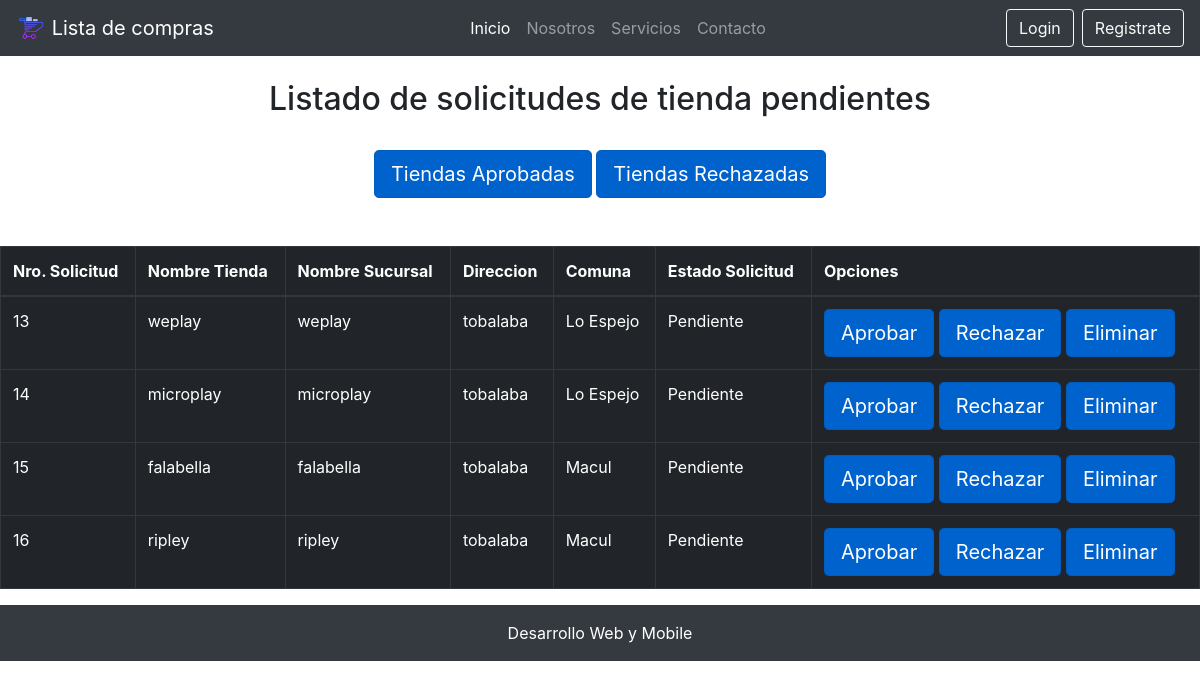
Before: /listar_solicitud/ with the older database file.
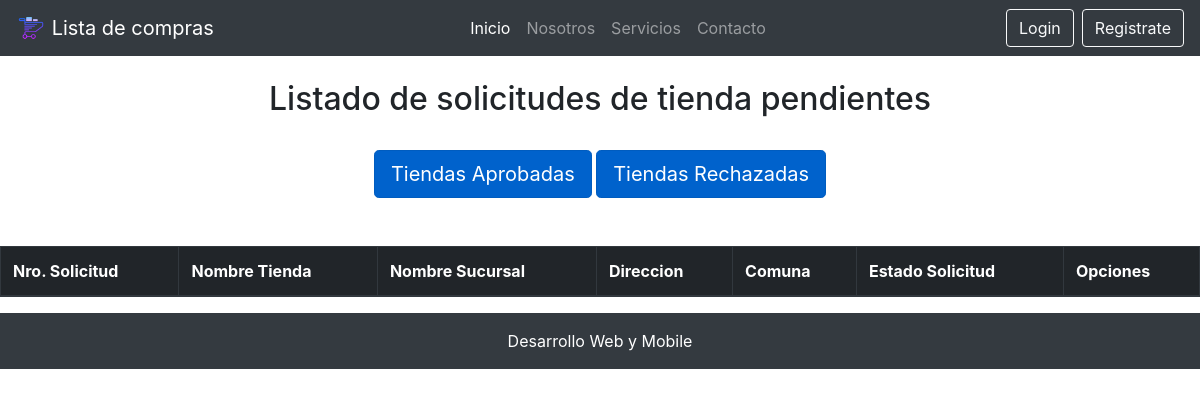
After: the same page with the newer database file.
### core/models.py (models this page shows, shortened)
class Tienda(models.Model):
    nombre = models.CharField(max_length=50)
    nombre_sucursal = models.CharField(max_length=50, verbose_name="Nombre Sucursal")
    direccion = models.CharField(max_length=50)
    comuna = models.ForeignKey(Comuna, on_delete=models.CASCADE)
    estado_tienda = models.ForeignKey(EstadoTienda, on_delete=models.CASCADE, verbose_name="Estado Tienda")

class Comuna(models.Model):
    nombre = models.CharField(max_length=60)
    region = models.ForeignKey(Region, on_delete=models.CASCADE)

class EstadoTienda(models.Model):
    nombre = models.CharField(max_length=30, verbose_name="Estado Tienda")

### core/views.py (the view)
# urls.py: path('listar_solicitud/', listar_solicitud, name="listar_solicitud"),
def listar_solicitud(request):
    pendientes = Tienda.objects.filter(estado_tienda=1)
    return render(request, 'core/listar_solicitud.html', {
        'pendientes': pendientes
    })

### core/templates/core/listar_solicitud.html (shortened to what this page needs)
{% extends "core/base.html" %}
{% block contenido %}
<br>
<h2 class="text-center">Listado de solicitudes de tienda pendientes</h2>
<br>
<div class="row">
    <div class="col-12 text-center">
        <a href="{% url 'tiendas_aprobadas' %}" class="btn btn-primary btn-lg active" role="button" aria-pressed="true">Tiendas Aprobadas</a>
        <a href="{% url 'tiendas_rechazadas' %}" class="btn btn-primary btn-lg active" role="button" aria-pressed="true">Tiendas Rechazadas</a>
    </div>
</div>
<br>
<br>
<div class="table-responsive">
    <table class="table table-dark table-bordered table-hover table-condensed">
        <thead>
            <tr>
                <th>Nro. Solicitud</th>
                <th>Nombre Tienda</th>
                <th>Nombre Sucursal</th>
                <th>Direccion</th>
                <th>Comuna</th>
                <th>Estado Solicitud</th>
                <th>Opciones</th>
            </tr>
        </thead>
        <tbody>
            {% for p in pendientes %}
            <tr>
                <td>{{ p.id }}</td>
                <td>{{ p.nombre }}</td>
                <td>{{ p.nombre_sucursal }}</td>
                <td>{{ p.direccion }}</td>
                <td>{{ p.comuna.nombre }}</td>
                <td>{{ p.estado_tienda.nombre }}</td>
                <td>
                    <a class="btn btn-primary btn-lg active" href="{% url 'aprobar_solicitud' p.id %}">Aprobar</a>
                    <a class="btn btn-primary btn-lg active" href="{% url 'rechazar_solicitud' p.id %}">Rechazar</a>
                    <a class="btn btn-primary btn-lg active" href="{% url 'eliminar_solicitud' p.id %}">Eliminar</a>
                </td>
            </tr>
            {% endfor %}
        </tbody>
    </table>
</div>
{% endblock contenido %}

### core/templates/core/base.html (shortened to what this page needs)
<!DOCTYPE html>
<html lang="en">
{% load pwa %}
<head>
    {% load static %}
    <link rel="stylesheet" href="{% static 'core/css/estilos.css' %}">
    <link rel="stylesheet" href="https://stackpath.bootstrapcdn.com/bootstrap/4.1.3/css/bootstrap.min.css"
>
</head>
<body>
    <header>
        <nav class="navbar navbar-expand-lg navbar-dark bg-dark sticky-top">
            <a class="navbar-brand" href="{% url 'home' %}">
                <img src="{% static 'core/img/carrito_icon.png' %}" width="30" height="30" class="d-inline-block align-top"
                    alt="">
                Lista de compras
            </a>
            <div class="collapse navbar-collapse" id="navbarNavAltMarkup">
                <div class="navbar-nav mr-auto ml-auto text-center">
                    <a class="nav-item nav-link active" href="{% url 'home' %}">Inicio</a>
                    <a class="nav-item nav-link" href="#">Nosotros</a>
                    <a class="nav-item nav-link" href="#">Servicios</a>
                    <a class="nav-item nav-link" href="#">Contacto</a>
                </div>
                <div class="d-flex flex-row justify-content-center">
                    {% if request.user.is_authenticated %}
                        <a href="" class="btn btn-outline-light mr-2">Usuario: {{ request.user.username }}</a>
                        <a class="btn btn-outline-light" href="{% url 'logout' %}">Cerrar sesión</a>
                    {% else %}
                        <a class="btn btn-outline-light mr-2" href="{% url 'login' %}">Login</a>
                        <a class="btn btn-outline-light" href="#">Registrate</a>
                    {% endif %}
                </div>
            </div>
        </nav>
    </header>
    <div class="contenido">
        {% block contenido %}
        {% endblock contenido %}
    </div>
    <footer class="page-footer font-small">
        <p class="text-center py-3 p-3 mb-2 bg-dark text-white">Desarrollo Web y Mobile</p>
    </footer>
</body>
</html>

### core/static/core/css/estilos.css (style rules this page uses)
* { margin: 0; padding: 0; }

Changed rows visible on the page:
removed Tienda: id "13", nombre "weplay", nombre_sucursal "weplay", direccion "tobalaba", comuna.nombre "Lo Espejo", estado_tienda.nombre "Pendiente"
removed Tienda: id "14", nombre "microplay", nombre_sucursal "microplay", direccion "tobalaba", comuna.nombre "Lo Espejo", estado_tienda.nombre "Pendiente"
removed Tienda: id "15", nombre "falabella", nombre_sucursal "falabella", direccion "tobalaba", comuna.nombre "Macul", estado_tienda.nombre "Pendiente"
removed Tienda: id "16", nombre "ripley", nombre_sucursal "ripley", direccion "tobalaba", comuna.nombre "Macul", estado_tienda.nombre "Pendiente"
